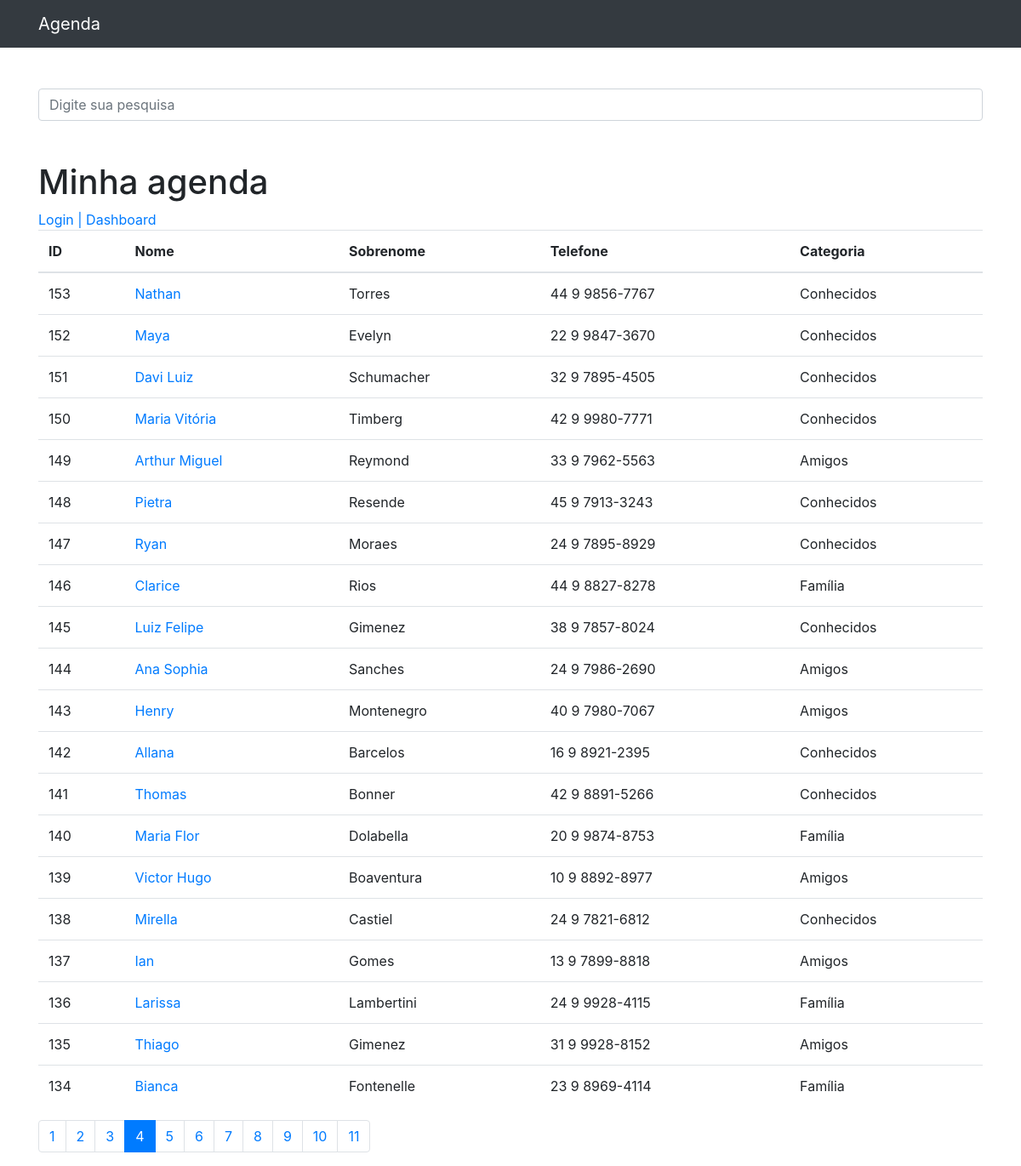
The page /?p=4&termo= on the database its author committed.
### contatos/models.py (models this page shows, shortened)
class Contato(models.Model):
    nome = models.CharField(max_length=150)
    sobrenome = models.CharField(max_length=255, blank=True)
    telefone = models.CharField(max_length=255)
    email = models.CharField(max_length=255, blank=True)
    data_criacao = models.DateTimeField(default=timezone.now)
    descricao = models.TextField(blank=True)
    categoria = models.ForeignKey(Categoria, on_delete=models.DO_NOTHING)
    mostrar = models.BooleanField(default=True)
    foto = models.ImageField(blank=True, upload_to='fotos/%Y/%m/')

class Categoria(models.Model):
    nome = models.CharField(max_length=255)
    def __str__(self):
        return self.nome

### contatos/views.py (the view)
# urls.py: path('', views.index, name='index'),
def index(request):
    contatos = Contato.objects.order_by('-id').filter(
        mostrar=True
    )
    paginator = Paginator(contatos, 20)
    page = request.GET.get('p')
    contatos = paginator.get_page(page)
    return render(request, 'contatos/index.html', {
        'contatos': contatos
    })

### contatos/templates/contatos/index.html
{% extends 'base.html' %}
{%block conteudo%}
    <h1 class="mt-5">Minha agenda</h1>
<a href="{% url 'login' %}">Login | </a>
<a href="{% url 'dashboard' %}">Dashboard</a>
    <table class="table">
      <thead>
        <tr>
          <th>ID</th>
          <th>Nome</th>
          <th>Sobrenome</th>
          <th>Telefone</th>
          <th>Categoria</th>
        </tr>
      </thead>
      <tbody>
        {% for contato in contatos %}
          <tr>
            <td>{{ contato.id }}</td>
            <td>
              <a href="{% url 'ver_contato' contato.id %}">{{ contato.nome }}</a>
            </td>
            <td>{{ contato.sobrenome }}</td>
            <td>{{ contato.telefone }}</td>
            <td>{{ contato.categoria }}</td>
          </tr>
        {% endfor %}
      </tbody>
    </table>
<nav aria-label="Page navigation example">
  <ul class="pagination">
    {% for pagina in contatos.paginator.page_range %}
      {% if contatos.number == pagina %}
        <li class="page-item active">
          <a class="page-link" href="?p={{ pagina }}&termo={{ request.GET.termo }}">{{pagina}}</a>
        </li>
      {% else %}
        <li class="page-item">
          <a class="page-link" href="?p={{ pagina }}&termo={{ request.GET.termo }}">{{pagina}}</a>
        </li>
      {% endif %}
    {% endfor %}
  </ul>
</nav>
{%endblock%}

### rows shown on the page
Contato: id "153", nome "Nathan", sobrenome "Torres", telefone "44 9 9856-7767", categoria "Conhecidos"
Contato: id "152", nome "Maya", sobrenome "Evelyn", telefone "22 9 9847-3670", categoria "Conhecidos"
Contato: id "151", nome "Davi Luiz", sobrenome "Schumacher", telefone "32 9 7895-4505", categoria "Conhecidos"
Contato: id "150", nome "Maria Vitória", sobrenome "Timberg", telefone "42 9 9980-7771", categoria "Conhecidos"
Contato: id "149", nome "Arthur Miguel", sobrenome "Reymond", telefone "33 9 7962-5563", categoria "Amigos"
Contato: id "148", nome "Pietra", sobrenome "Resende", telefone "45 9 7913-3243", categoria "Conhecidos"
Contato: id "147", nome "Ryan", sobrenome "Moraes", telefone "24 9 7895-8929", categoria "Conhecidos"
Contato: id "146", nome "Clarice", sobrenome "Rios", telefone "44 9 8827-8278", categoria "Família"
Contato: id "145", nome "Luiz Felipe", sobrenome "Gimenez", telefone "38 9 7857-8024", categoria "Conhecidos"
Contato: id "144", nome "Ana Sophia", sobrenome "Sanches", telefone "24 9 7986-2690", categoria "Amigos"
Contato: id "143", nome "Henry", sobrenome "Montenegro", telefone "40 9 7980-7067", categoria "Amigos"
Contato: id "142", nome "Allana", sobrenome "Barcelos", telefone "16 9 8921-2395", categoria "Conhecidos"
Contato: id "141", nome "Thomas", sobrenome "Bonner", telefone "42 9 8891-5266", categoria "Conhecidos"
Contato: id "140", nome "Maria Flor", sobrenome "Dolabella", telefone "20 9 9874-8753", categoria "Família"
Contato: id "139", nome "Victor Hugo", sobrenome "Boaventura", telefone "10 9 8892-8977", categoria "Amigos"
Contato: id "138", nome "Mirella", sobrenome "Castiel", telefone "24 9 7821-6812", categoria "Conhecidos"
Contato: id "137", nome "Ian", sobrenome "Gomes", telefone "13 9 7899-8818", categoria "Amigos"
Contato: id "136", nome "Larissa", sobrenome "Lambertini", telefone "24 9 9928-4115", categoria "Família"
Contato: id "135", nome "Thiago", sobrenome "Gimenez", telefone "31 9 9928-8152", categoria "Amigos"
Contato: id "134", nome "Bianca", sobrenome "Fontenelle", telefone "23 9 8969-4114", categoria "Família"

### other values the page prints
{{ pagina }} "1" "2" "3" "5" "6" "7" "8" "9" "10" "11"
{{ pagina }} "4"
